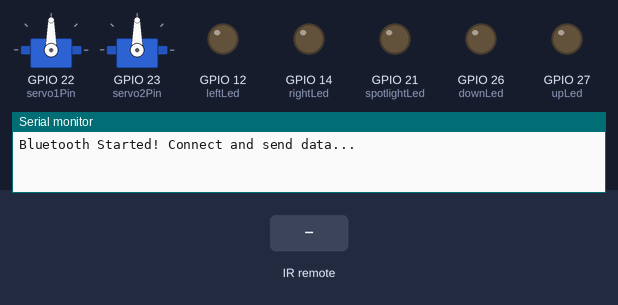
The sketch below on a simulated ESP32. Parts: 2 × servo, output pins drawn as LEDs (lit = HIGH), the last lines printed to the serial monitor. The inputs (shaded band) are chosen by the test bench. Nothing arrives over Bluetooth unless stated.

Above: at 1.2 s.
1.3 s: infrared code 0xF30CFF00 received
At 1.9 s:
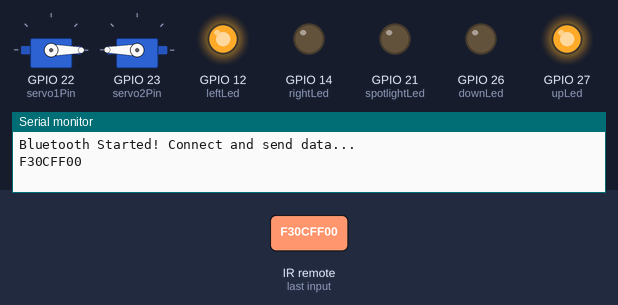
2.8 s: infrared code 0xA55AFF00 received
At 3.7 s:
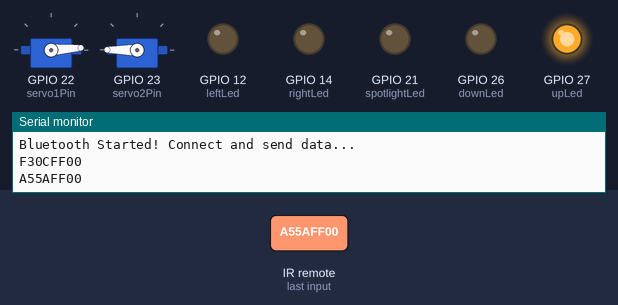
4.3 s: infrared code 0xAD52FF00 received
At 4.9 s:
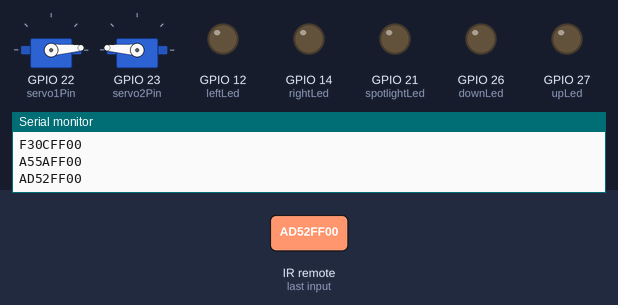
5.8 s: infrared code 0xF708FF00 received
At 7.0 s:
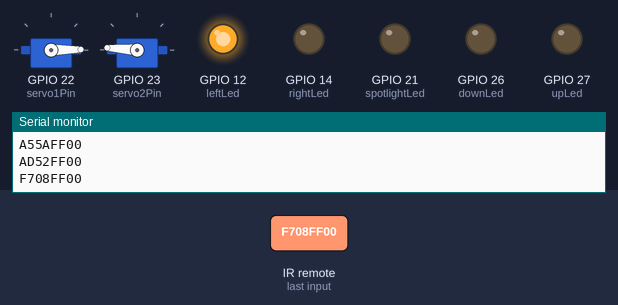
7.3 s: infrared code 0xE718FF00 received
At 8.3 s:
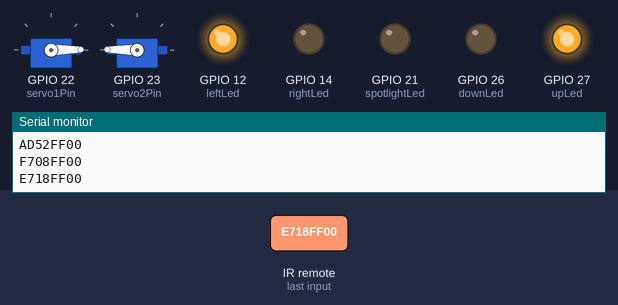
8.8 s: infrared code 0xE31CFF00 received
At 10.0 s:
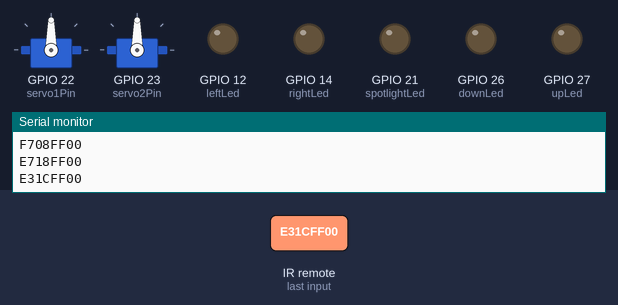
Timing chart, 0 to 11.3 s (numbered marks = the images above; inputs shaded):
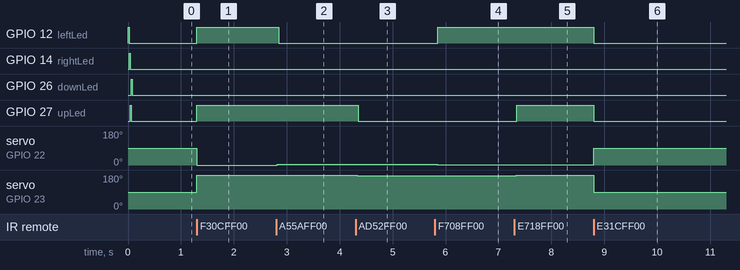

Measured:
- after the input at 1.3 s, GPIO 12 (leftLed), GPIO 27 (upLed): LOW → HIGH at once; servo on GPIO 22 (servo1Pin): 90° → 0° at once; servo on GPIO 23 (servo2Pin): 90° → 180° at once
- after the input at 2.8 s, GPIO 12 (leftLed): HIGH → LOW after 0.05 s; servo on GPIO 22 (servo1Pin): 0° → 4° at once
- after the input at 4.3 s, GPIO 27 (upLed): HIGH → LOW after 0.05 s; servo on GPIO 23 (servo2Pin): 180° → 176° at once
- after the input at 5.8 s, GPIO 12 (leftLed): LOW → HIGH after 0.05 s; servo on GPIO 22 (servo1Pin): 4° → 1° at once
- after the input at 7.3 s, GPIO 27 (upLed): LOW → HIGH after 0.05 s; servo on GPIO 23 (servo2Pin): 176° → 179° at once
- after the input at 8.8 s, GPIO 12 (leftLed), GPIO 27 (upLed): HIGH → LOW at once; servo on GPIO 22 (servo1Pin): 1° → 90° at once; servo on GPIO 23 (servo2Pin): 179° → 90° at once

The sketch:

spotlight_controller.ino
```cpp
#include <IRremote.h>
#include <ESP32Servo.h>
#include "BluetoothSerial.h"

BluetoothSerial SerialBT;

const int RECV_PIN = 15;
uint32_t lastIRCode = 0; // Stores the last received IR code

int leftLed = 12;
int rightLed = 14;
int upLed = 27;
int downLed = 26;

int spotlightLed = 21;

bool spotLightStatus = false;

Servo servo1;
Servo servo2;

int servo1_pos = 90;
int servo2_pos = 90;

int servo1Pin = 22;
int servo2Pin = 23;

void setup() {
  Serial.begin(9600);
  IrReceiver.begin(RECV_PIN, ENABLE_LED_FEEDBACK);

  SerialBT.begin("SpotLight_Controller");
  Serial.println("Bluetooth Started! Connect and send data...");

  pinMode(leftLed, OUTPUT);
  pinMode(rightLed, OUTPUT);
  pinMode(upLed, OUTPUT);
  pinMode(downLed, OUTPUT);

  pinMode(spotlightLed, OUTPUT);

  servo1.attach(servo1Pin, 500, 2500); // ESP32 supports 500-2500 microseconds pulse width
  servo2.attach(servo2Pin, 500, 2500);
  servo1.write(servo1_pos);
  servo2.write(servo2_pos);

  digitalWrite(leftLed, HIGH);
  delay(20);
  digitalWrite(leftLed, LOW);
  digitalWrite(rightLed, HIGH);
  delay(20);
  digitalWrite(rightLed, LOW);
  digitalWrite(upLed, HIGH);
  delay(20);
  digitalWrite(upLed, LOW);
  digitalWrite(downLed, HIGH);
  delay(20);
  digitalWrite(downLed, LOW);
}

uint32_t getIRSignal() {
  if (!(IrReceiver.decodedIRData.flags & IRDATA_FLAGS_IS_REPEAT)) {
    lastIRCode = IrReceiver.decodedIRData.decodedRawData;
  }
  IrReceiver.resume();
  return lastIRCode;
}

void loop() {
  digitalWrite(leftLed, (servo1_pos == 0) ? HIGH : LOW);
  digitalWrite(rightLed, (servo1_pos == 180) ? HIGH : LOW);
  digitalWrite(upLed, (servo2_pos == 180) ? HIGH : LOW);
  digitalWrite(downLed, (servo2_pos == 0) ? HIGH : LOW);

  if (SerialBT.available()) {
      if (SerialBT.read() == 0xFF) {
        int data[6];
        for (int i = 0; i < 6; i++) {
            while (!SerialBT.available());
            data[i] = SerialBT.read();
        }
        processBltData(data);
      }
  }

  if (IrReceiver.decode()) {
    uint32_t irValue = getIRSignal();
    Serial.println(irValue, HEX);

    if (irValue == 0xF708FF00) controlServo1(-1);
    else if (irValue == 0xA55AFF00) controlServo1(1);
    else if (irValue == 0xE718FF00) controlServo2(1);
    else if (irValue == 0xAD52FF00) controlServo2(-1);
    else if (irValue == 0xE31CFF00) centerAll();
    else if (irValue == 0xF30CFF00) topLeft();
    else if (irValue == 0xA15EFF00) topRight();
    else if (irValue == 0xBD42FF00) bottomLeft();
    else if (irValue == 0xB54AFF00) bottomRight();
    else if (irValue == 0xBA45FF00) {
      toggleSpotLight();
      delay(500);
    }
  }

}

void controlServo1(int direction){
  int target = servo1_pos + (direction * 5);
  target = constrain(target, 0, 180); // Ensure within valid range

  for (; servo1_pos != target; servo1_pos += (direction < 0 ? -1 : 1)) {
    servo1.write(servo1_pos);
    delay(10); // Small delay for smooth transition
  }

  if (servo1_pos == 0) digitalWrite(leftLed, HIGH);
  if (servo1_pos == 180) digitalWrite(rightLed, HIGH);
}


void controlServo2(int direction){
  int target = servo2_pos + (direction * 5);
  target = constrain(target, 0, 180); // Ensure within valid range

  for (; servo2_pos != target; servo2_pos += (direction < 0 ? -1 : 1)) {
    servo2.write(servo2_pos);
    delay(10); // Small delay for smooth transition
  }

  if (servo2_pos == 0) digitalWrite(downLed, HIGH);
  if (servo2_pos == 180) digitalWrite(upLed, HIGH);
}


void processBltData(int packet[6]){
  Serial.print("Motor: ");
  Serial.print(packet[1]);
  Serial.print("  Degree : ");
  Serial.println(packet[4]);
  if(packet[1]==3){
    servo1_pos=packet[4];
    servo1.write(servo1_pos);
  }
  if(packet[1]==4){
    servo2_pos=packet[4];
    servo2.write(servo2_pos);
  }
}

void centerAll(){
  servo1_pos = 90;
  servo2_pos = 90;
  servo1.write(servo1_pos);
  servo2.write(servo2_pos);
}
void topLeft(){
  servo1_pos = 0;
  servo2_pos = 180;
  servo1.write(servo1_pos);
  servo2.write(servo2_pos);
}
void topRight(){
  servo1_pos = 180;
  servo2_pos = 180;
  servo1.write(servo1_pos);
  servo2.write(servo2_pos);
}
void bottomLeft(){
  servo1_pos = 0;
  servo2_pos = 0;
  servo1.write(servo1_pos);
  servo2.write(servo2_pos);
}
void bottomRight(){
  servo1_pos = 180;
  servo2_pos = 0;
  servo1.write(servo1_pos);
  servo2.write(servo2_pos);
}

void toggleSpotLight(){
  digitalWrite(spotlightLed, (spotLightStatus == true) ? LOW : HIGH);
  spotLightStatus = (spotLightStatus == true)? false : true;
  Serial.print(spotLightStatus);
}
```
